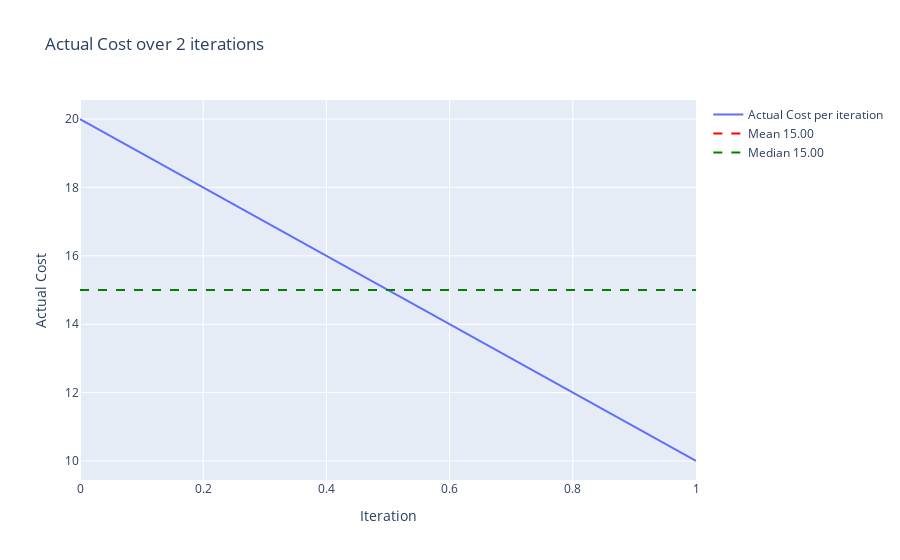
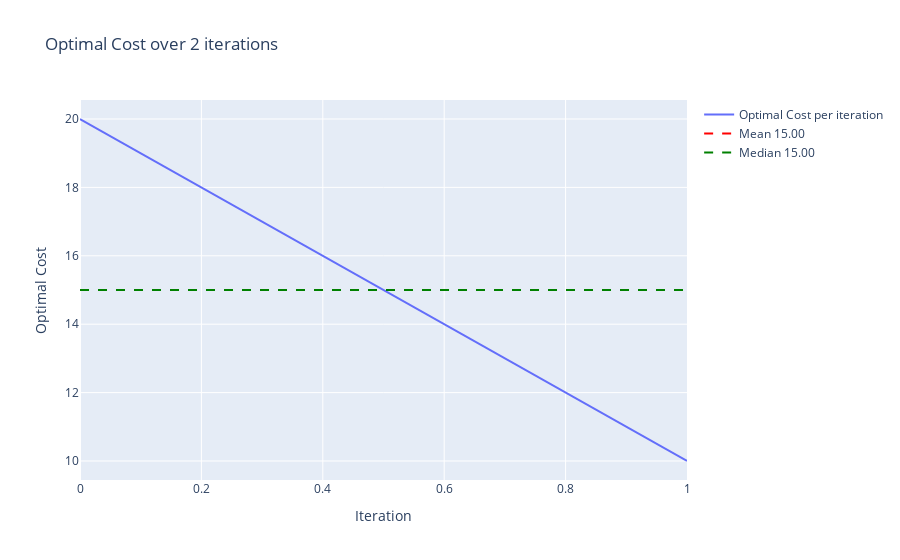
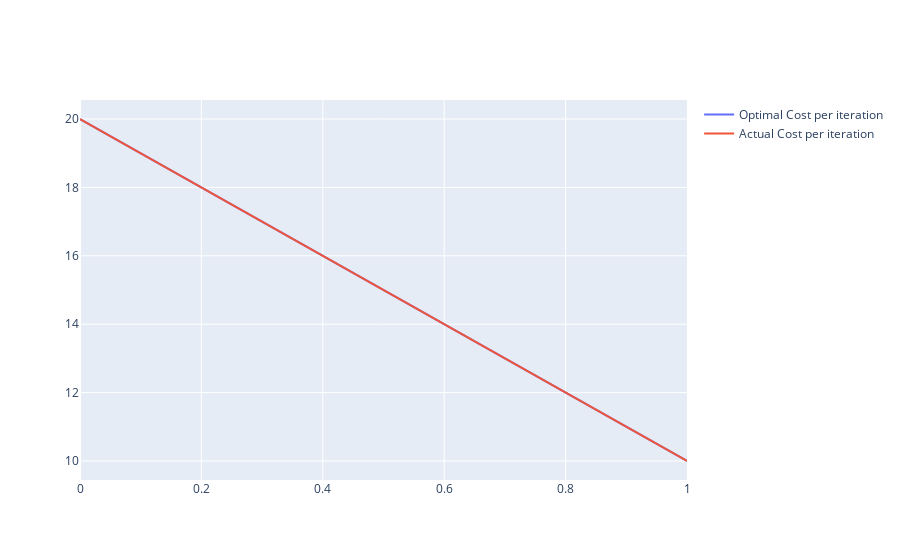

The code cell stored with these charts, in order, in its notebook:
### Code cell
methods.plot_plotly(data=test_df['actual_cost'], data_label='Actual Cost')
methods.plot_plotly(data=test_df['optimal_cost'], data_label='Optimal Cost')
methods.multi_plot_plotly(data=[test_df['optimal_cost'], test_df['actual_cost']], data_label=['Optimal Cost', 'Actual Cost'])

### Figure 1 — Plotly figure (JSON) as saved in the notebook; plotly's stock layout.template omitted (floating-point values rounded to 4 significant figures)
{"data": [{"mode": "lines", "name": "Actual Cost per iteration", "type": "scatter", "y": [20, 10]}, {"line": {"color": "red", "dash": "dash"}, "mode": "lines", "name": "Mean 15.00", "type": "scatter", "x": [0, 1], "y": [15, 15]}, {"line": {"color": "green", "dash": "dash"}, "mode": "lines", "name": "Median 15.00", "type": "scatter", "x": [0, 1], "y": [15, 15]}], "layout": {"title": {"text": "Actual Cost over 2 iterations"}, "xaxis": {"title": {"text": "Iteration"}}, "yaxis": {"title": {"text": "Actual Cost"}}}}

### Figure 2 — Plotly figure (JSON) as saved in the notebook; plotly's stock layout.template omitted (floating-point values rounded to 4 significant figures)
{"data": [{"mode": "lines", "name": "Optimal Cost per iteration", "type": "scatter", "y": [20, 10]}, {"line": {"color": "red", "dash": "dash"}, "mode": "lines", "name": "Mean 15.00", "type": "scatter", "x": [0, 1], "y": [15, 15]}, {"line": {"color": "green", "dash": "dash"}, "mode": "lines", "name": "Median 15.00", "type": "scatter", "x": [0, 1], "y": [15, 15]}], "layout": {"title": {"text": "Optimal Cost over 2 iterations"}, "xaxis": {"title": {"text": "Iteration"}}, "yaxis": {"title": {"text": "Optimal Cost"}}}}

### Figure 3 — Plotly figure (JSON) as saved in the notebook; plotly's stock layout.template omitted (floating-point values rounded to 4 significant figures)
{"data": [{"mode": "lines", "name": "Optimal Cost per iteration", "type": "scatter", "y": [20, 10]}, {"mode": "lines", "name": "Actual Cost per iteration", "type": "scatter", "y": [20, 10]}], "layout": {}}
